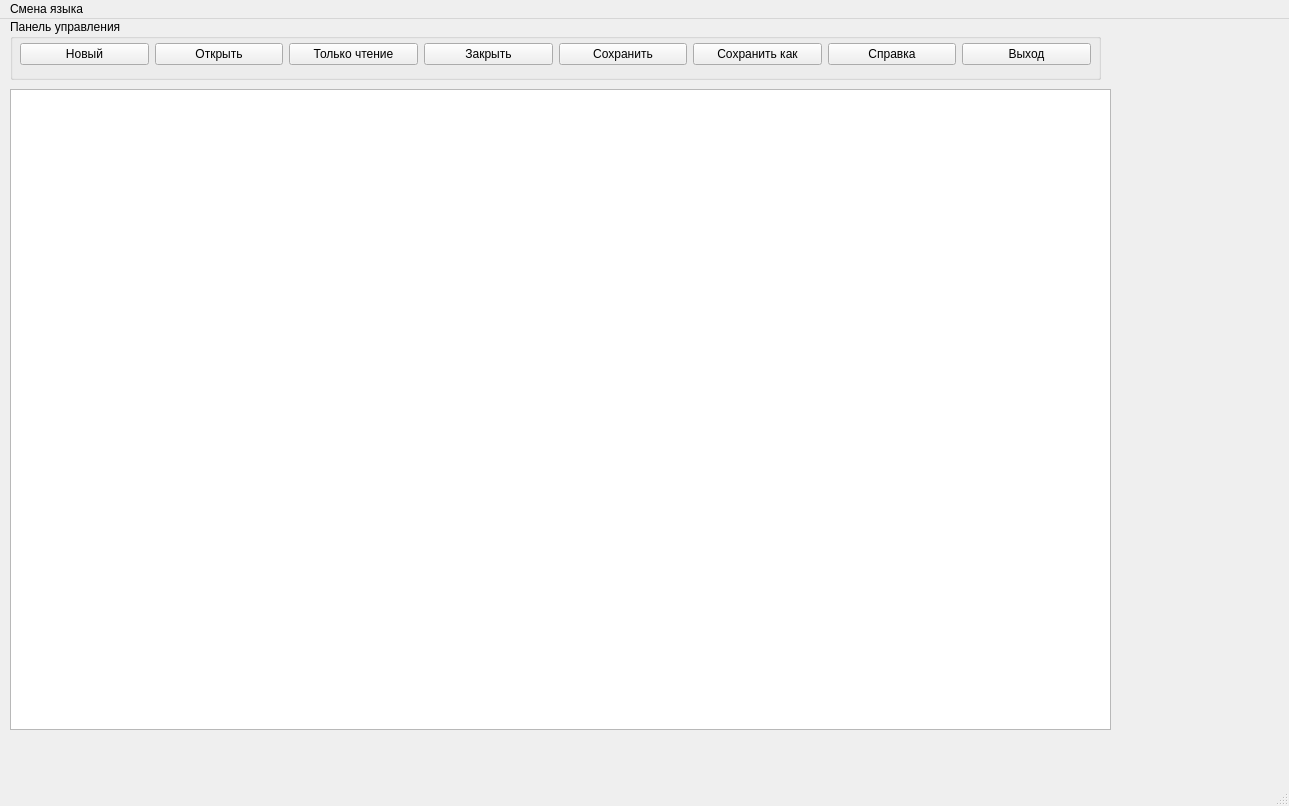
<?xml version="1.0" encoding="UTF-8"?>
<ui version="4.0">
 <class>MainWindow</class>
 <widget class="QMainWindow" name="MainWindow">
  <property name="geometry">
   <rect>
    <x>0</x>
    <y>0</y>
    <width>1289</width>
    <height>806</height>
   </rect>
  </property>
  <property name="windowTitle">
   <string>Редактор</string>
  </property>
  <widget class="QWidget" name="centralwidget">
   <widget class="QTextEdit" name="textEdit">
    <property name="geometry">
     <rect>
      <x>10</x>
      <y>70</y>
      <width>1101</width>
      <height>641</height>
     </rect>
    </property>
   </widget>
   <widget class="QGroupBox" name="groupBox">
    <property name="geometry">
     <rect>
      <x>10</x>
      <y>0</y>
      <width>1091</width>
      <height>61</height>
     </rect>
    </property>
    <property name="title">
     <string>Панель управления</string>
    </property>
    <widget class="QWidget" name="horizontalLayoutWidget">
     <property name="geometry">
      <rect>
       <x>10</x>
       <y>20</y>
       <width>1071</width>
       <height>30</height>
      </rect>
     </property>
     <layout class="QHBoxLayout" name="horizontalLayout">
      <item>
       <widget class="QPushButton" name="new_pushButton">
        <property name="text">
         <string>Новый</string>
        </property>
       </widget>
      </item>
      <item>
       <widget class="QPushButton" name="open_pushButton">
        <property name="text">
         <string>Открыть</string>
        </property>
       </widget>
      </item>
      <item>
       <widget class="QPushButton" name="readOnly_pushButton_2">
        <property name="text">
         <string>Только чтение</string>
        </property>
       </widget>
      </item>
      <item>
       <widget class="QPushButton" name="close_pushButton">
        <property name="text">
         <string>Закрыть</string>
        </property>
       </widget>
      </item>
      <item>
       <widget class="QPushButton" name="save_pushButton">
        <property name="text">
         <string>Сохранить</string>
        </property>
       </widget>
      </item>
      <item>
       <widget class="QPushButton" name="saveas_pushButton">
        <property name="text">
         <string>Сохранить как</string>
        </property>
       </widget>
      </item>
      <item>
       <widget class="QPushButton" name="help_pushButton">
        <property name="text">
         <string>Справка</string>
        </property>
       </widget>
      </item>
      <item>
       <widget class="QPushButton" name="pushButton">
        <property name="text">
         <string>Выход</string>
        </property>
       </widget>
      </item>
     </layout>
    </widget>
   </widget>
  </widget>
  <widget class="QMenuBar" name="menubar">
   <property name="geometry">
    <rect>
     <x>0</x>
     <y>0</y>
     <width>1289</width>
     <height>26</height>
    </rect>
   </property>
   <widget class="QMenu" name="menu">
    <property name="title">
     <string>Смена языка</string>
    </property>
    <addaction name="actionEnglish"/>
    <addaction name="separator"/>
    <addaction name="separator"/>
    <addaction name="actionRussian"/>
    <addaction name="separator"/>
   </widget>
   <addaction name="menu"/>
  </widget>
  <widget class="QStatusBar" name="statusbar"/>
  <action name="actionEnglish">
   <property name="text">
    <string>Английский</string>
   </property>
  </action>
  <action name="actionRussian">
   <property name="text">
    <string>Русский</string>
   </property>
  </action>
 </widget>
 <resources/>
 <connections/>
</ui>
